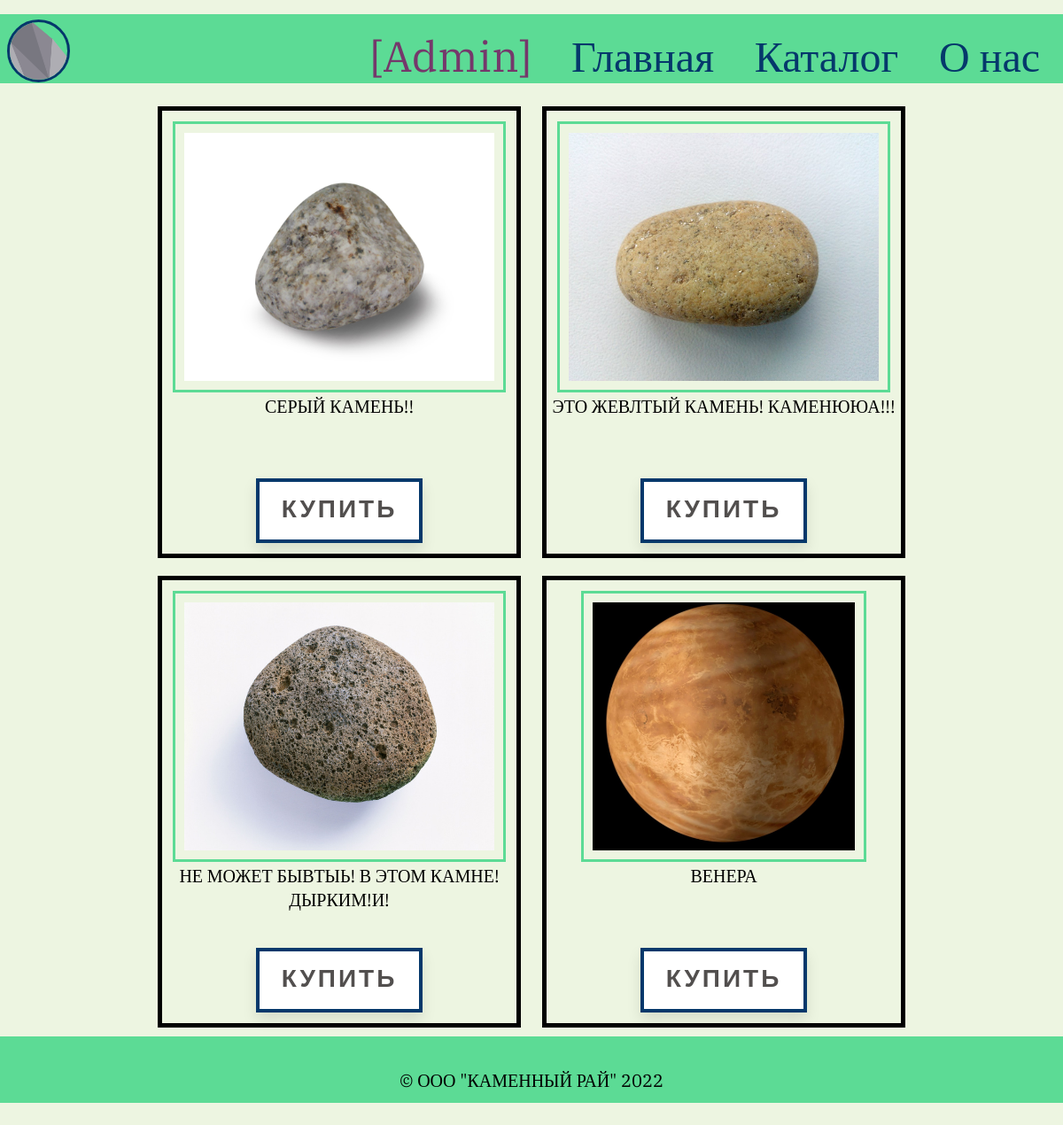
The app's page /catalog (signed in) with its own data.
### orm.py (models this page shows, shortened)
class Items(db.Model):
    id = db.Column(db.Integer, primary_key=True)
    name = db.Column(db.String(80), nullable=False)
    cost = db.Column(db.Integer)
    count = db.Column(db.Integer)
    image = db.Column(db.String(80))
    desc = db.Column(db.String(200))
    color = db.Column(db.String(80))
    mass = db.Column(db.String(80))
    taste = db.Column(db.String(80))
    cost_text = db.Column(db.String(80))
    categories = db.relationship('Categories', secondary=Item_Categories, backref=db.backref('Items', lazy=False))

### flaskpy.py (the view)
@app.route('/catalog')
def catalog():
    return render_template("catalog.html", items=Items.query.all())

### templates/catalog.html (shortened to what this page needs)
{% extends "base.html" %}
{% block head %}
    {{ super() }}
        <link rel="stylesheet" type="text/css" href="{{ url_for('static', filename='css_catalog.css') }}">
{% endblock %}
{% block content %}
    <div class="catalog">
        {% for item in items %}
            <div class="catalog_item">
                <img src="{{ url_for('static', filename='/pictures/' + item.image) }}"/>
                <div class="title">  {{item.name}} </div>
                <a class="button" href="item/{{item.id}}"> Купить </a>
            </div>
        {% endfor %}
    </div>
{% endblock %}

### static/css.css (style rules this page uses)
html { height: 100%; font-family: 'Arial Black'; }
body { margin:0; min-height: 100%; display: grid; grid-template-rows: auto 1fr auto; background-color: #EDF5E1; }

### static/css_catalog.css (style rules this page uses)
.catalog { text-align: center; }
.catalog_item { display: inline-block; height: 500px; border: 5px black solid; width: 400px; font-size: 20px; font-family: 'IBM Plex Serif', serif; margin: 10px; text-align: center; }
.catalog_item img { margin-top: 15px; height: 280px; max-width: 350px; margin-left: auto; margin-right: auto; display: block; border: 10px transparent solid; outline: 3px #5CDB95 solid; }
.button { text-decoration: none; display: inline-block; width: 180px; height: 65px; line-height: 60px; font-family: 'IBM Plex Serif', sans-serif; font-size: 28px; text-transform: uppercase; text-align: center; letter-spacing: 3px; font-weight: 600; transition: .3s; border: #05386B 4px solid; color: #524f4e; background: white; box-shadow: 0 8px 15px rgba(0, 0, 0, .1); margin-left: 0 auto; }
.catalog_item .title { margin: 5px; height: 90px; }

### records on screen
Items: image (picture), name "СЕРЫЙ КАМЕНЬ!!"
Items: image (picture), name "ЭТО ЖЕВЛТЫЙ КАМЕНЬ! КАМЕНЮЮА!!!"
Items: image (picture), name "НЕ МОЖЕТ БЫВТЫЬ! В ЭТОМ КАМНЕ! ДЫРКИМ!И!"
Items: image (picture), name "ВЕНЕРА"

### other values on screen
{{ session['name'] }} "Admin"
